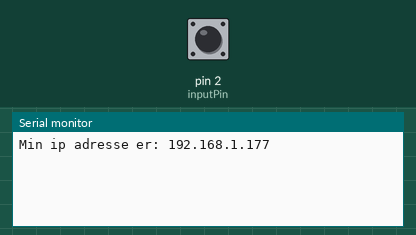
A sketch run on a simulated Arduino Uno, built with avr-gcc and run on an emulated ATmega328P. On the bench: the last lines printed to the serial monitor. Inputs (shaded band) come from the test bench; at power-on: pin 2 (inputPin) LOW. WiFi joins after 1.5 s; servers stay silent unless stated; uploads are accepted with an empty reply.

Above: at 2.2 s.
2.3 s: pin 2 (inputPin) driven HIGH
At 3.6 s:
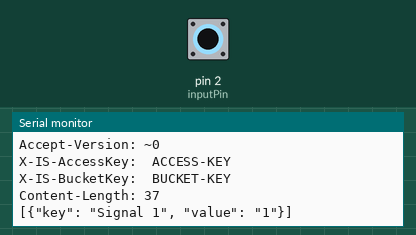
4.0 s: pin 2 (inputPin) driven LOW
At 4.7 s:
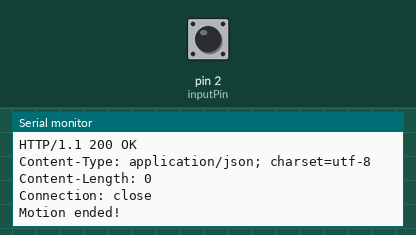
5.5 s: pin 2 (inputPin) pulsed HIGH 2 times (0.12 s each, 0.3 s apart)
At 7.6 s:
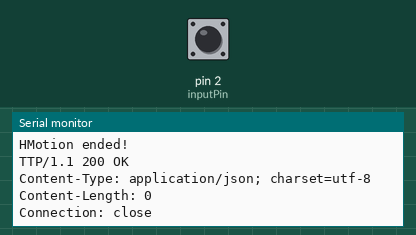

Measured:
- after the input at 2.3 s, the serial monitor: prints a new line at once (image 1)
- after the input at 4.0 s, the serial monitor: prints a new line at once (image 2)
- after the input at 5.5 s, the serial monitor: prints a new line at once (image 3)

The sketch:

arduino.ino
```cpp
// Created By: Mads Lind

#include <SPI.h>
#include <Ethernet.h>

////////////////////////////
// Initial State Streamer //
////////////////////////////

// Data destination
// https can't be handled by the ESP8266, thus "insecure"
#define ISDestURL "insecure-groker.initialstate.com"
// Bucket key (hidden reference to your bucket that allows appending):
#define bucketKey "BUCKET-KEY"
// Bucket name (name your data will be associated with in Initial State):
#define bucketName "Temperatur logger"
// Access key (the one you find in your account settings):
#define accessKey "ACCESS-KEY"
// How many signals are in your stream? You can have as few or as many as you want
const int NUM_SIGNALS = 1;
// What are the names of your signals (i.e. "Temperature", "Humidity", etc.)
String signalName[NUM_SIGNALS] = {"Signal 1"};
// This array is to store our signal data later
String signalData[NUM_SIGNALS];

/////////////
// Signals //
////////////

int inputPin = 2;        // choose the input pin (for PIR sensor)
int pirState = LOW;      // we start, assuming no motion detected
int val = 0;             // variable for reading the pin status

//////////////////////
// Network Settings //
/////////////////////

byte mac[] = { 0xDE, 0xAD, 0xBE, 0xEF, 0xFE, 0xED };

// for manual configuration:
IPAddress ip(192, 168, 1, 177);
IPAddress myDns(8, 8, 8, 8);

// initialize the library instance:
EthernetClient client;

void setup() {

  pinMode(inputPin, INPUT);     // declare sensor as input

  // start serial port:
  Serial.begin(9600);
  while (!Serial) {
    ; // wait for serial port to connect. Needed for native USB port only
  }

  // give the ethernet module time to boot up:
  delay(1000);
  // start the Ethernet connection using a fixed IP address and DNS server:
  Ethernet.begin(mac, ip, myDns);
  // print the Ethernet board/shield's IP address:
  Serial.print("Min ip adresse er: ");
  Serial.println(Ethernet.localIP());
}
void loop() {
  // if there's incoming data from the net connection.
  // send it out the serial port.  This is for debugging
  // purposes only:
  if (client.available()) {
    char c = client.read();
    Serial.write(c);
  }

 val = digitalRead(inputPin);  // read input value
  if (val == HIGH) {            // check if the input is HIGH
    if (pirState == LOW) {

      // we have just turned on
      Serial.println("Motion detected!");

       // Gather Data
      // Read from a port for input or output or generate your own values/messages
      signalData[0] = String(1);

      // The postData() function streams our events
       while(!postData());

      // Wait for 1 seconds before collecting and sending the next batch
      delay(1000);

      // We only want to print on the output change, not state
      pirState = HIGH;
    }
  } else {
    if (pirState == HIGH){
      // we have just turned of
      Serial.println("Motion ended!");
      // We only want to print on the output change, not state
      pirState = LOW;
    }
  }
}

// this method makes a HTTP connection to the server and sends the signals measured:
bool postData() {
  // close any connection before send a new request.
  // This will free the socket on the WiFi shield
  client.stop();

  // if there's a successful connection:
  if (client.connect(ISDestURL, 80)) {
    Serial.println("connecting...");
    // send the HTTP PUT request:
    // Build HTTP request.
    // Build HTTP request.

  for (int i=0; i<NUM_SIGNALS; i++){
    String toSend = "POST /api/events HTTP/1.1\r\n";
    toSend += "Host:";
    toSend += ISDestURL;
    toSend += "\r\n" ;
    toSend += "Content-Type: application/json\r\n";
    toSend += "User-Agent: Arduino\r\n";
    toSend += "Accept-Version: ~0\r\n";
    toSend += "X-IS-AccessKey:  " accessKey "\r\n";
    toSend += "X-IS-BucketKey:  " bucketKey "\r\n";

    String payload = "[{\"key\": \"" + signalName[i] + "\", ";
    payload +="\"value\": \"" + signalData[i] + "\"}]\r\n";

    toSend += "Content-Length: "+String(payload.length())+"\r\n";
    toSend += "\r\n";
    toSend += payload;

    Serial.println(toSend);
    client.println(toSend);
   }
  return true;
  } else {
    // if you couldn't make a connection:
    Serial.println("connection failed");
    return false;
  }
}
```
